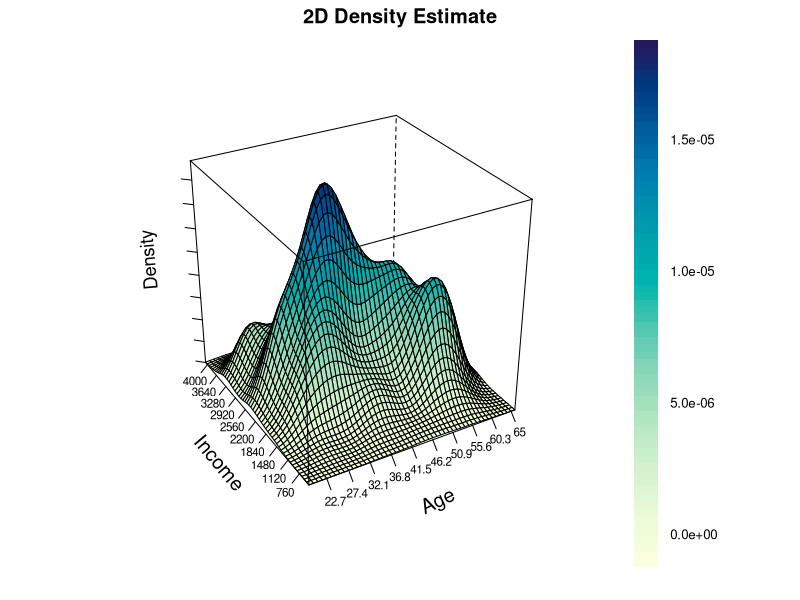

Generate this figure with R:

# clear variables and close windows
rm(list = ls(all = TRUE))
graphics.off()

# install and load packages
libraries = c("KernSmooth", "lattice")
lapply(libraries, function(x) if (!(x %in% installed.packages())) {
install.packages(x)
})
lapply(libraries, library, quietly = TRUE, character.only = TRUE)

# load data
x = read.table("migmv.dat")
x = x[, c(2, 7)]  # select Age and Income
n = nrow(x)  # number of observations

h = 1.06 * c(sd(x[, 1]), sd(x[, 2])) * length(x[, 1])^(-1/5)  # rule-of-thumb bandwidth's

# density estimate
fh = bkde2D(x, bandwidth = h)$fhat

# plot
par.set = list(axis.line = list(col = "transparent"), clip = list(panel = "off"))
wireframe(fh, drape = T, colorkey = T, ticktype = "detailed", main = paste("2D Density Estimate"), 
    screen = list(z = 30, x = -60), scales = list(arrows = FALSE, col = "black", distance = 1, 
        tick.number = 8, cex = 0.7, x = list(labels = round(seq(min(x[, 1]), max(x[, 
            1]), length = 11), 1)), y = list(labels = round(seq(min(x[, 2]), max(x[, 
            2]), length = 11), 1)), z = list(labels = rep("", 11))), xlab = list("Age", 
        rot = 25, cex = 1.2), ylab = list("Income", rot = -50, cex = 1.2), zlab = list("Density", 
        rot = 95, cex = 1.1), par.settings = par.set)
